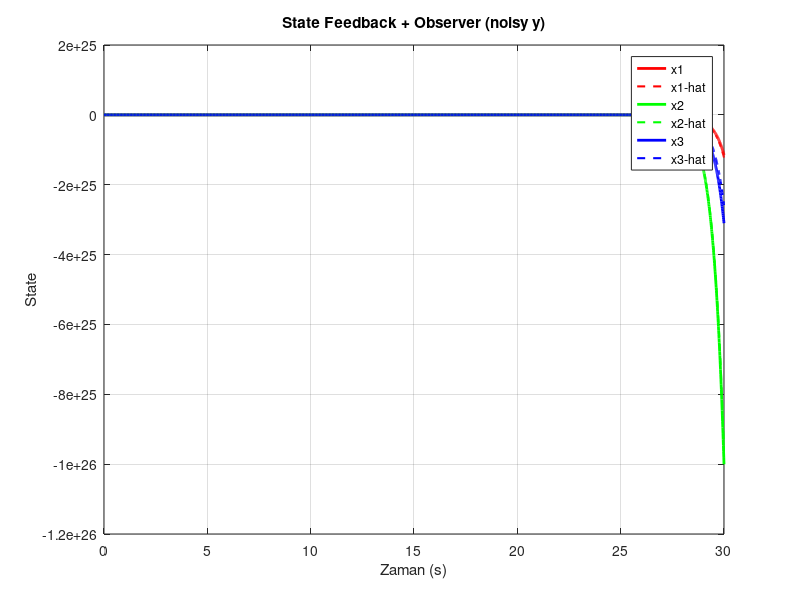
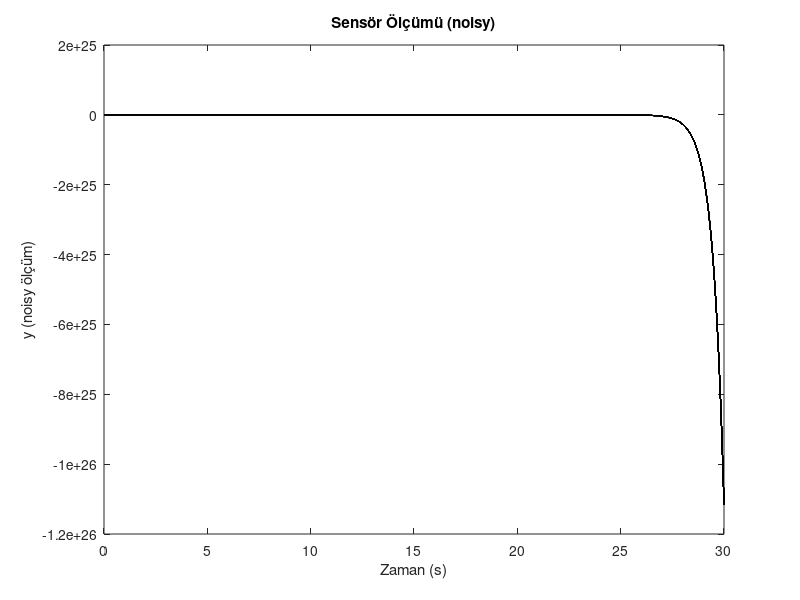

Source code (MATLAB) for these figures, in order:
close all
clear all

%% System
A = [4.7 0.4 -3.1;
     3.9 0   3.8;
     0   0   1.1];      
B = [1; 1; 1];
C = [1 1 0];

A_hat = [5 0 -3;
         4 0 4;
         0 0 1];        

x0 = [10; 10; -10];                     
xhat0 = [0; 0; 0]; 


K_matrix = [-2 -1-1i -1+1i];     % State feedback için hedef kutuplar
L_matrix = [-3 -2 -1];         % Observer için hedef kutuplar

K = place(A,B,K_matrix);        % State feedback gain
L = place(A_hat',C',L_matrix)';     % Observer gain

N = -inv(C * inv(A_hat - B*K) * B);


ref = N*10*ones(3,1);

%% Augmented sistem (gerçek sistem + observer)

A_aug = [A-B*K        B*K;
         A-A_hat   (A_hat - L*C)];

B_aug = [B*N zeros(3,1);
         zeros(3,1) -L];

sys_aug = ss(A_aug, B_aug, eye(6), zeros(6,2));


%% Simülasyon parametreleri
t = 0:0.01:30;

sigma_w = 0.2;                         % process noise
w = sigma_w * randn(size(t));           

sigma_v = 0.5;                           
v = sigma_v * randn(size(t));          % measurement noise

r = 10*ones(size(t)) + w;               % step + ufak process noise

%% Simülasyon çalıştırma
y_t = lsim(sys_aug, [r' v'], t, [x0; xhat0]); 

x    = y_t(:,1:3);      
error = y_t(:,4:6);      
x_hat = x - error;

%% Ölçüm (noiseli)
    
y_measured = (C*x')' + v;                % y = C*x + noise

%% 8️⃣ Grafikler
figure;
plot(t, x(:,1),'r', 'LineWidth', 2); hold on;
plot(t, x_hat(:,1),'r--', 'LineWidth', 1.5);
plot(t, x(:,2),'g', 'LineWidth', 2);
plot(t, x_hat(:,2),'g--', 'LineWidth', 1.5);
plot(t, x(:,3),'b', 'LineWidth', 2);
plot(t, x_hat(:,3),'b--', 'LineWidth', 1.5);
legend('x1','x1-hat','x2','x2-hat','x3','x3-hat');
xlabel('Zaman (s)'); ylabel('State');
title('State Feedback + Observer (noisy y)');
grid on;

figure;
plot(t, y_measured,'k');
xlabel('Zaman (s)');
ylabel('y (noisy ölçüm)');
title('Sensör Ölçümü (noisy)');

%% Steady-state error
r0 = 10;    % step referans
x_ss = -(A - B*K)^(-1) * B * r0;   % steady-state state
y_ss = C * x_ss;                   % steady-state output
e_ss = r0 - y_ss;                  % steady-state error
disp(['Steady-state error = ', num2str(e_ss)]);
